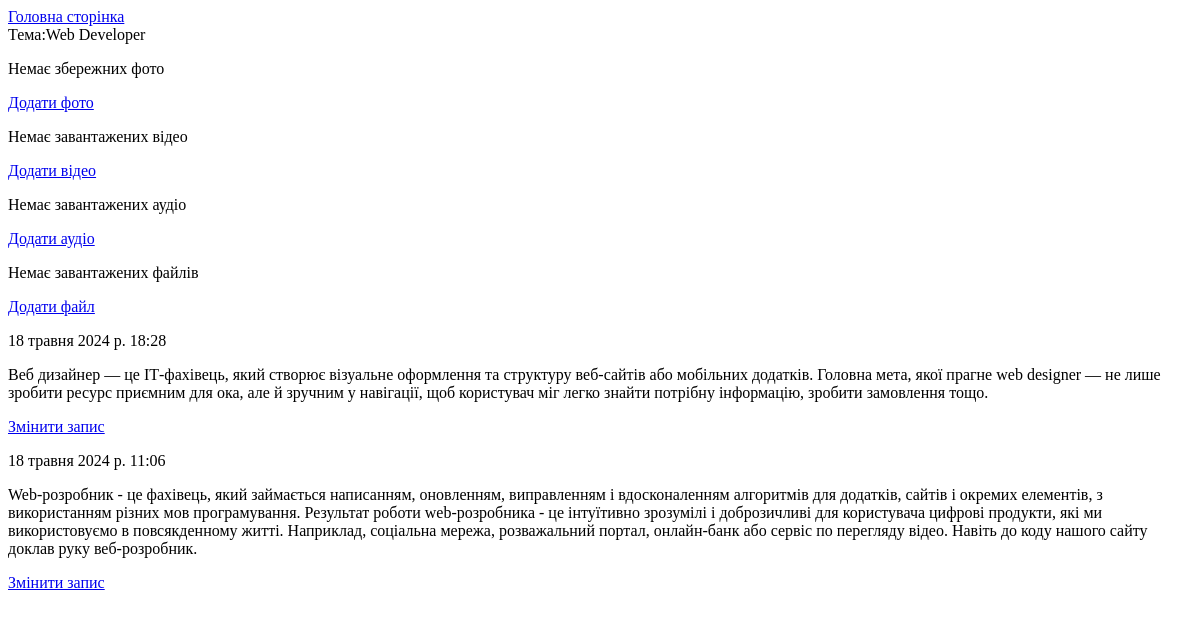
The app's page /topics/1/ (signed in), older data.
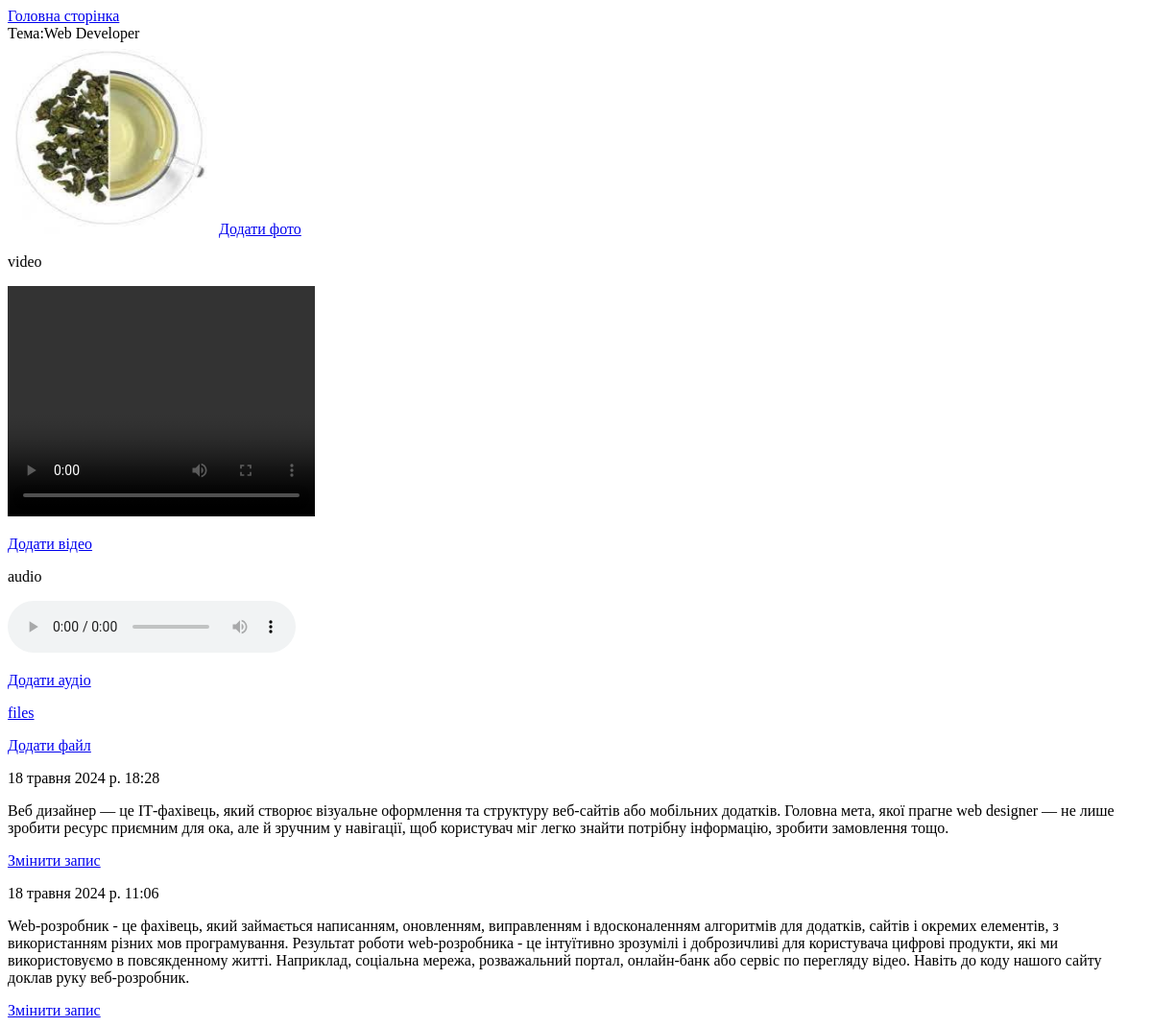
The same page, newer data.
### main/models.py (models this page shows, shortened)
class Topic(models.Model):
    text = models.CharField(max_length=200, verbose_name='Тема')
    date = models.DateTimeField(auto_now_add=True, verbose_name='Дата')
    owner = models.ForeignKey(User, on_delete=models.CASCADE)
    class Meta:
        verbose_name_plural = 'Теми'
    def __str__(self):
        return self.text

class Entry(models.Model):
    topic = models.ForeignKey(Topic, on_delete=models.CASCADE)
    text = models.TextField()
    date = models.DateTimeField(auto_now_add=True)
    class Meta:
        verbose_name_plural = 'Записи до тем'

class Image(models.Model):
    topic = models.ForeignKey(Topic, on_delete=models.CASCADE)
    title = models.CharField(max_length=200, verbose_name='Коментар до фото')
    image = models.ImageField(upload_to='images/%Y/%m/%d/', blank=True, verbose_name='Фото')
    date_added = models.DateTimeField(auto_now_add=True, verbose_name='Дата додавання')
    class Meta:
        verbose_name_plural = 'Фото по темам'

class Video(models.Model):
    topic = models.ForeignKey(Topic, on_delete=models.CASCADE)
    title = models.CharField(max_length=200, verbose_name='Коментар до відео')
    video = models.FileField(upload_to='videos/%Y/%m/%d/', blank=True, verbose_name='Відео')
    date_added = models.DateTimeField(auto_now_add=True, verbose_name='Дата додавання відео')
    class Meta:
        verbose_name_plural = 'Відео'

class Audio(models.Model):
    topic = models.ForeignKey(Topic, on_delete=models.CASCADE)
    title = models.CharField(max_length=200, verbose_name='Коментар до аудіо')
    audio = models.FileField(upload_to='audios/%Y/%m/%d/', blank=True, verbose_name='Аудіо')
    date_added = models.DateTimeField(auto_now_add=True, verbose_name='Дата додавання аудіо')
    class Meta:
        verbose_name_plural = 'Аудіо'

class File(models.Model):
    topic = models.ForeignKey(Topic, on_delete=models.CASCADE)
    title = models.CharField(max_length=200, verbose_name='Коментар до файлу')
    file = models.FileField(upload_to='files/%Y/%m/%d/', blank=True, verbose_name='Файл')
    date_added = models.DateTimeField(auto_now_add=True, verbose_name='Дата додавання файлу')
    class Meta:
        verbose_name_plural = 'Файли'

### main/views.py (the view)
# urls.py: path('topics/<int:topic_id>/', views.topic, name='topic'),
@login_required
def topic(request, topic_id):
    topic = Topic.objects.get(id=topic_id)
    if topic.owner != request.user:
        raise Http404
    entries = topic.entry_set.order_by('-date')
    new_photos = topic.image_set.order_by('-date_added')
    new_audios = topic.audio_set.order_by('-date_added')
    new_videos = topic.video_set.order_by('-date_added')
    new_files = topic.file_set.order_by('-date_added')
    return render(request, 'main/topic_one.html', {'topic': topic, 'entries': entries, 'new_photos': new_photos, 'new_audios': new_audios, 'new_videos': new_videos, 'new_files': new_files})

### main/templates/main/topic_one.html
{% extends "main/base.html" %}
{% block content %}
<div>Тема:{{ topic }}</div>
    <div>
        {% for new_photo in new_photos %}
            <img src="{{ new_photo.image.url }}" height="200px" width="216px">
        {% empty %}
            <p>Немає збережних фото</p>
        {% endfor %}
        <a href="{% url 'main:new_photo' topic.id %}">Додати фото</a>
    </div>
    <div>
        {% for new_video in new_videos %}
            <p>{{ new_video.title }}</p>
            <video width="320" height="240" controls src="{{ new_video.video.url }}"></video>
        {% empty %}
            <p>Немає завантажених відео</p>
        {% endfor %}
        <p><a href="{% url 'main:new_video' topic.id %}">Додати відео</a></p>
    </div>
    <div>
        {% for new_audio in new_audios %}
            <p>{{ new_audio.title }}</p>
            <audio controls src="{{ new_audio.audio.url }}"></audio>
        {% empty %}
            <p>Немає завантажених аудіо</p>
        {% endfor %}
    </div>
    <p><a href="{% url 'main:new_audio' topic.id %}">Додати аудіо</a></p>
    <div>
        {% for new_file in new_files %}
            <a href="{{ new_file.file.url }}">{{ new_file.title }}</a>
        {% empty %}
            <p>Немає завантажених файлів</p>
        {% endfor %}
    </div>
    <p><a href="{% url 'main:new_file' topic.id %}">Додати файл</a></p>
    <div>
        {% for entry in entries %}
                <p>{{ entry.date}}</p>
                <p>{{ entry.text}}</p>
                <a href="{% url 'main:edit_entry' entry.id %}">Змінити запис</a>
        {% empty %}
            На даний момент записів немає.
        {% endfor %}
    </div>
{% endblock content %}

### main/templates/main/base.html (shortened to what this page needs)
<!DOCTYPE html>
{% load static %}
{% load bootstrap4 %}
<html lang="en">
<head>
</head>
<body>
    <div>
        <a href="{% url 'main:home' %}">Головна сторінка</a>
        {% block content %}
        {% endblock content %}
    </div>
</body>
</html>

Row changes from the older to the newer data that the page shows:
added Image: image (picture)
added Video: title "video"
added Audio: title "audio"
added File: title "files"
Text that changed along with them:
text no longer shown: "Немає збережних фото Немає завантажених відео Немає завантажених аудіо Немає завантажених файлів"
